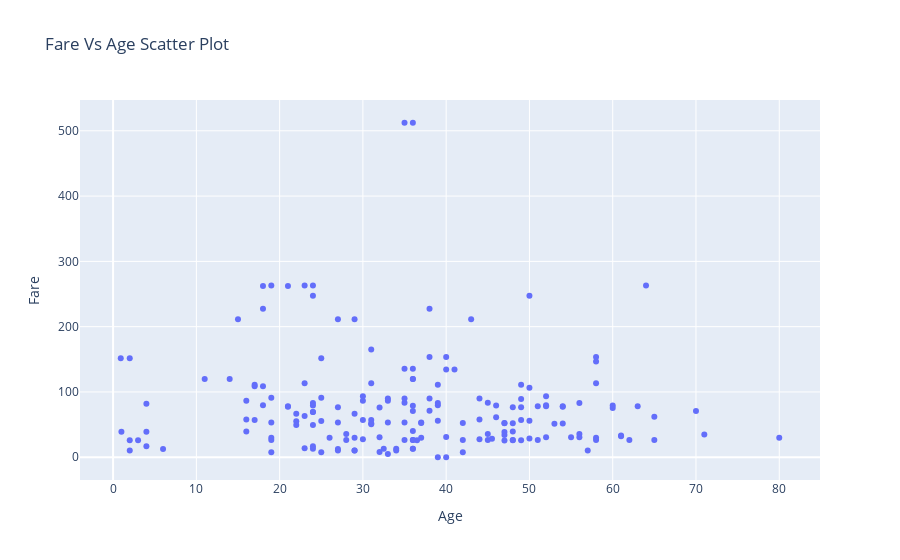

The cell this chart's notebook holds for it:
### Code cell
# defining data
trace = go.Scatter(x = df['Age'],y=df['Fare'],text = df['Survived'],mode='markers')
data=[trace]

# defining layout
layout = go.Layout(title='Fare Vs Age Scatter Plot',xaxis=dict(title='Age'),yaxis=dict(title='Fare'),hovermode='closest')

# defining figure and plotting
figure = go.Figure(data=data,layout=layout)
iplot(figure)

### Figure 1 — Plotly figure (JSON) as saved in the notebook; plotly's stock layout.template omitted (floating-point values rounded to 4 significant figures; data arrays with more than 128 entries replaced by an {"elided": "..."} marker saying what was removed)
{"data": [{"mode": "markers", "text": {"elided": "183 int values"}, "type": "scatter", "x": {"elided": "183 float values"}, "y": {"elided": "183 float values"}}], "layout": {"hovermode": "closest", "title": {"text": "Fare Vs Age Scatter Plot"}, "xaxis": {"title": {"text": "Age"}}, "yaxis": {"title": {"text": "Fare"}}}}
